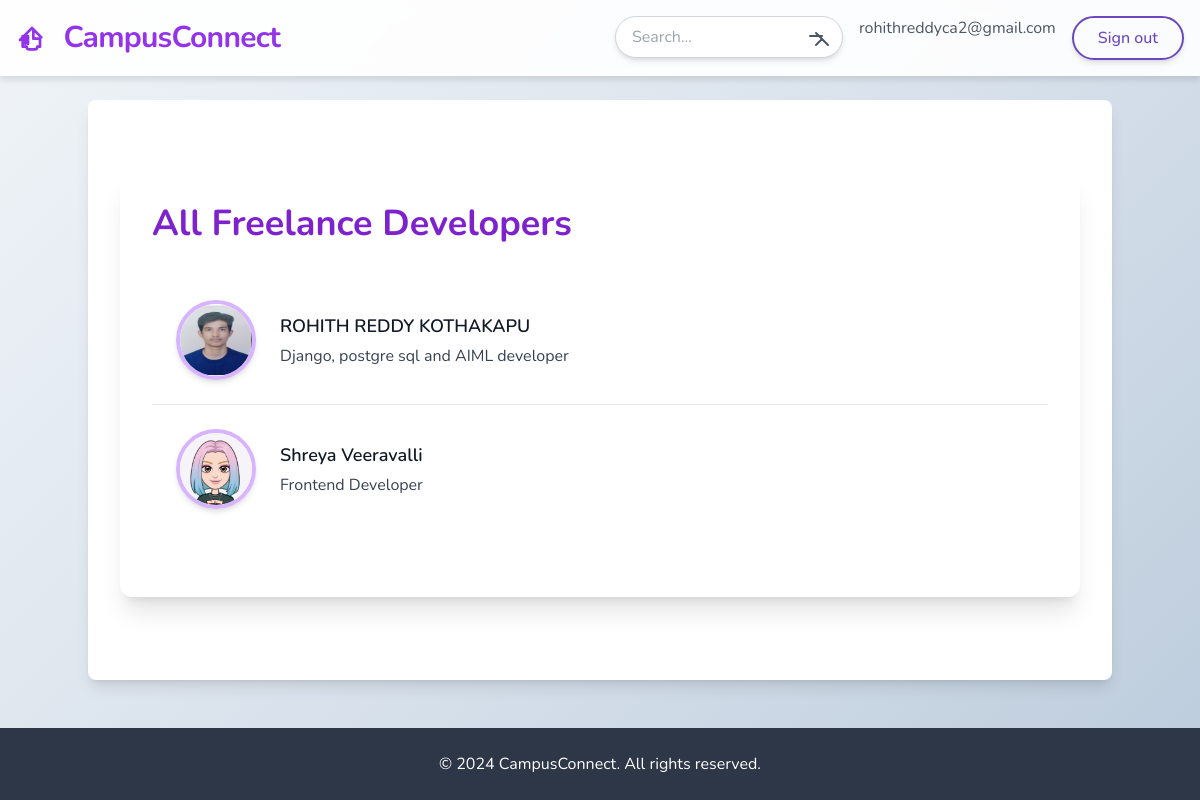
The app's page / (signed in) with its own data.
### accounts/models.py (models this page shows, shortened)
class customuser(AbstractUser):
    pass

### jobs/models.py (models this page shows, shortened)
class freelancer(models.Model):
    owner = models.ForeignKey(user,on_delete=models.CASCADE)
    name = models.CharField(max_length=50)
    tagline = models.CharField(max_length=100)
    bio = models.TextField(blank=True)
    website = models.URLField(blank=True)
    profile_pic = models.ImageField(upload_to='profiles/', blank=True)
    Skills = models.CharField(max_length=255, blank=True)
    Reviews = models.TextField(blank=True)
    Phone_number = models.CharField(max_length=20, blank=True)
    Email = models.EmailField(blank=True)

### jobs/views.py (the view)
# urls.py: path('',freelancerlistview.as_view(), name='freelancer-list'),
class freelancerlistview(ListView):
    model = freelancer

### jobs/templates/jobs/freelancer_list.html (shortened to what this page needs)
{% extends "jobs/_base.html" %}
{% block content %}
<div class="max-w-7xl mx-auto mt-10 p-8 bg-white shadow-xl rounded-xl">
    <h1 class="text-4xl font-bold mb-8 text-purple-700">All Freelance Developers</h1>
    <div class="divide-y divide-gray-200">
        {% for freelancer in object_list %}
            <a href="{% url 'freelancer-detail' freelancer.pk %}" class="block hover:bg-gray-100 transition duration-200">
                <div class="p-6 flex items-center">
                    <div class="flex-shrink-0">
                        {% if freelancer.profile_pic %}
                            <img class="w-20 h-20 border-4 border-purple-300 rounded-full mr-6 shadow-md" src="{{ freelancer.profile_pic.url }}" alt="Profile pic">
                        {% else %}
                            <div class="w-20 h-20 border-4 border-purple-300 rounded-full mr-6 bg-gray-200 flex items-center justify-center text-gray-500 shadow-md">
                                <span class="text-xl">No Image</span>
                            </div>
                        {% endif %}
                    </div>
                    <div>
                        <p class="text-lg font-semibold text-gray-900">
                            {{ freelancer.name }}
                        </p>
                        <p class="text-gray-700 pt-1">
                            {{ freelancer.tagline }}
                        </p>
                    </div>
                </div>
            </a>
        {% endfor %}
    </div>
</div>
{% endblock content %}

### jobs/templates/jobs/_base.html (shortened to what this page needs)
<!DOCTYPE html>
<html lang="en">
<head>
    <script src="https://cdn.tailwindcss.com"></script>
</head>
<body class="flex flex-col min-h-screen">
    <header class="w-full py-4">
        <div class="max-w-7xl mx-auto px-4">
            <div class="flex justify-between items-center">
                <a href="{% url 'freelancer-list' %}" class="text-3xl font-bold text-purple-600 transition duration-500 ease-in-out transform tracking-tight hover:scale-105">
                    <svg xmlns="http://www.w3.org/2000/svg" class="inline-block w-8 h-8 mr-2 text-purple-600" fill="none" viewBox="0 0 24 24" stroke="currentColor">
                        <path stroke-linecap="round" stroke-linejoin="round" stroke-width="2" d="M3 12l2-2m0 0l7-7 7 7M13 5v6h5v6h-2a2 2 0 01-2 2h-4a2 2 0 01-2-2H5V9h4v6m-2-6v6"></path>
                    </svg>
                    CampusConnect
                </a>
                <nav class="flex space-x-4">
                    <form action="#" method="GET" class="relative">
                        <input type="text" placeholder="Search..." class="px-4 py-2 text-base text-gray-800 bg-white border border-gray-300 rounded-full shadow-md focus:outline-none focus:border-purple-500 focus:ring-1 focus:ring-purple-500">
                        <button type="submit" class="absolute top-0 right-0 mt-2 mr-3 text-gray-600 hover:text-purple-600">
                            <svg xmlns="http://www.w3.org/2000/svg" class="h-6 w-6" fill="none" viewBox="0 0 24 24" stroke="currentColor">
                                <path stroke-linecap="round" stroke-linejoin="round" stroke-width="2" d="M21 21l-6-6m0 0l-6-6m6 6l-6 6m6-6l6 6M3 12h12"></path>
                            </svg>
                        </button>
                    </form>
                    {% if user.is_authenticated %}
                        <p class="text-gray-600">{{ user.email }}</p>
                        <form action="{% url 'account_logout' %}" method="POST" class="inline">
                            <button type="submit" class="px-6 py-2 font-medium button-secondary rounded-full shadow-md transition duration-500 ease-in-out transform focus:outline-none focus:ring-2 focus:ring-offset-2 focus:ring-purple-500">
                                Sign out
                            </button>
                        </form>
                    {% endif %}
                </nav>
            </div>
        </div>
    </header>
    <main class="container mx-auto p-8 mt-6 flex-grow bg-white rounded-lg shadow-lg">
        {% block content %}
        {% endblock content %}
    </main>
    <footer class="w-full mt-12 py-6 text-white">
        <div class="max-w-7xl mx-auto text-center">
            <p>&copy; 2024 CampusConnect. All rights reserved.</p>
        </div>
    </footer>
</body>
</html>

### jobs/templates/jobs/_base.html (style rules this page uses)
body { font-family: 'Nunito', sans-serif; background: linear-gradient(135deg, #f0f4f8 0%, #d9e2ec 50%, #bcccdc 100%); color: #2d3748; }
header { background: rgba(255, 255, 255, 0.9); backdrop-filter: blur(10px); box-shadow: 0 4px 6px rgba(0, 0, 0, 0.1); }
main { background: white; box-shadow: 0 10px 20px rgba(0, 0, 0, 0.1); border-radius: 12px; overflow: hidden; }
footer { background: #2d3748; }
.button-secondary { border: 2px solid #6b46c1; color: #6b46c1; }

### records on screen
customuser: email "rohithreddyca2@gmail.com"
freelancer: profile_pic (picture), name "ROHITH REDDY KOTHAKAPU", tagline "Django, postgre sql and AIML developer"
freelancer: profile_pic (picture), name "Shreya Veeravalli", tagline "Frontend Developer"
